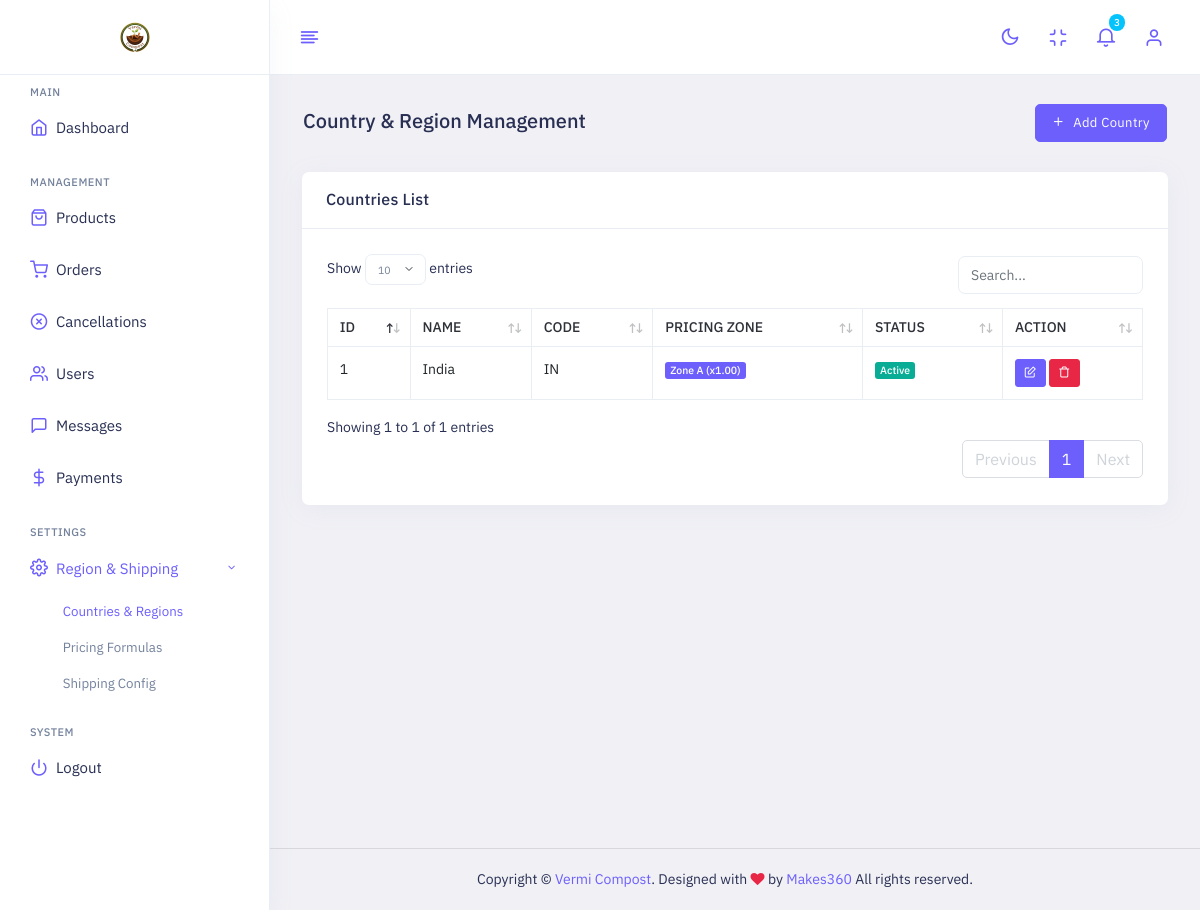
The app's page /admin/countries.php (signed in) with its own data.
### tables this page shows
CREATE TABLE `countries` (
  `id` int(11) NOT NULL,
  `name` varchar(100) NOT NULL,
  `code` varchar(10) NOT NULL,
  `multiplier` decimal(10,2) DEFAULT 1.00,
  `pricing_model` enum('multiplier','size_formula') DEFAULT 'multiplier',
  `pricing_type_id` int(11) DEFAULT NULL,
  `status` enum('active','inactive') DEFAULT 'active',
  `created_at` timestamp NOT NULL DEFAULT current_timestamp()
);

CREATE TABLE `pricing_types` (
  `id` int(11) NOT NULL,
  `name` varchar(100) NOT NULL,
  `default_multiplier` decimal(10,2) DEFAULT 1.00,
  `created_at` timestamp NOT NULL DEFAULT current_timestamp()
);

### admin/countries.php (the view, shortened to what this page needs)
<!doctype html>
<html lang="en" dir="ltr">
<head>
    <link id="style" href="assets/plugins/bootstrap/css/bootstrap.min.css" rel="stylesheet">
    <link href="assets/css/style.css" rel="stylesheet">
    <link href="assets/css/plugins.css" rel="stylesheet">
    <link href="assets/css/icons.css" rel="stylesheet">
    <link href="assets/switcher/css/switcher.css" rel="stylesheet">
    <link href="assets/switcher/demo.css" rel="stylesheet">
    <link href="https://cdn.jsdelivr.net/npm/select2@4.1.0-rc.0/dist/css/select2.min.css" rel="stylesheet" />
</head>
<body class="app sidebar-mini ltr light-mode">
    <div class="page">
        <div class="page-main">
            <?php include 'includes/header.php'; ?>
            <?php include 'includes/sidebar.php'; ?>
            <div class="main-content app-content mt-0">
                <div class="side-app">
                    <div class="main-container container-fluid">
                        <div class="page-header">
                            <h1 class="page-title">Country & Region Management</h1>
                            <div>
                                <button class="btn btn-primary" data-bs-toggle="modal"
                                    data-bs-target="#addCountryModal">
                                    <i class="fe fe-plus me-2"></i>Add Country
                                </button>
                            </div>
                        </div>
                        <div class="row">
                            <div class="col-lg-12">
                                <div class="card">
                                    <div class="card-header">
                                        <h3 class="card-title">Countries List</h3>
                                    </div>
                                    <div class="card-body">
                                        <div class="table-responsive">
                                            <table class="table table-bordered text-nowrap border-bottom"
                                                id="basic-datatable">
                                                <thead>
                                                    <tr>
                                                        <th class="wd-15p border-bottom-0">ID</th>
                                                        <th class="wd-20p border-bottom-0">Name</th>
                                                        <th class="wd-15p border-bottom-0">Code</th>
                                                        <th class="wd-15p border-bottom-0">Pricing Zone</th>
                                                        <th class="wd-15p border-bottom-0">Status</th>
                                                        <th class="wd-25p border-bottom-0">Action</th>
                                                    </tr>
                                                </thead>
                                                <tbody>
                                                    <?php
                                                    $sql = "SELECT c.*, pt.name as zone_name, pt.default_multiplier FROM countries c LEFT JOIN pricing_types pt ON c.pricing_type_id = pt.id ORDER BY c.name ASC";
                                                    $result = $conn->query($sql);
                                                    if ($result->num_rows > 0) {
                                                        while ($row = $result->fetch_assoc()) {
                                                            echo "<tr>";
                                                            echo "<td>" . $row['id'] . "</td>";
                                                            echo "<td>" . htmlspecialchars($row['name']) . "</td>";
                                                            echo "<td>" . htmlspecialchars($row['code']) . "</td>";
                                                            $zone_display = '-';
                                                            if ($row['zone_name']) {
                                                                $zone_display = '<span class="badge bg-primary">' . htmlspecialchars($row['zone_name']) . ' (x' . $row['default_multiplier'] . ')</span>';
                                                            } else {
                                                                $zone_display = '<span class="badge bg-danger">Not Assigned</span>';
                                                            }
                                                            echo "<td>" . $zone_display . "</td>";
                                                            echo "<td>";
                                                            if ($row['status'] == 'active') {
                                                                echo '<span class="badge bg-success">Active</span>';
                                                            } else {
                                                                echo '<span class="badge bg-danger">Inactive</span>';
                                                            }
                                                            echo "</td>";
                                                            echo "<td>
                                                                    <button class='btn btn-sm btn-primary edit-country-btn'
                                                                        data-id='" . $row['id'] . "'
                                                                        data-name='" . htmlspecialchars($row['name']) . "'
                                                                        data-code='" . htmlspecialchars($row['code']) . "'
                                                                        data-multiplier='" . $row['multiplier'] . "'
                                                                        data-pricing_model='" . $row['pricing_model'] . "'
                                                                        data-status='" . $row['status'] . "'
                                                                        data-bs-toggle='modal' data-bs-target='#editCountryModal'><i class='fe fe-edit'></i></button>
                                                                <a href='country_actions.php?action=delete&id=" . $row['id'] . "' class='btn btn-sm btn-danger' onclick='return confirm(\"Are you sure?\")'><i class='fe fe-trash'></i></a>
                                                                </td>";
                                                            echo "</tr>";
                                                        }
                                                    }
                                                    ?>
                                                </tbody>
                                            </table>
                                        </div>
                                    </div>
                                </div>
                            </div>
                        </div>
                    </div>
                </div>
            </div>
        </div>
        <?php include 'includes/footer.php'; ?>
    </div>
</body>
</html>

### records on screen
countries: id "1", name "India", code "IN", pricing_type.name "Zone A", pricing_type.default_multiplier "1.00", status "Active"

### other values on screen
$unread_count "3"
